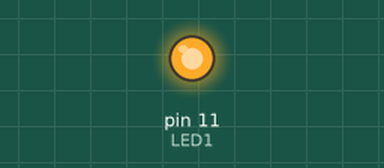
This sketch was run on a simulated Arduino Uno, built with avr-gcc and run on an emulated ATmega328P. Parts: output pins drawn as LEDs (lit = HIGH).

Above: at 1.5 s.
At 4.5 s:
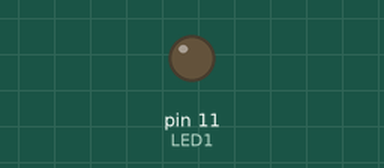
Timing chart, 0 to 7.8 s (numbered marks = the images above):
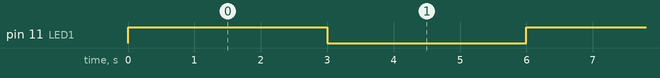

Measured:
- by itself, pin 11 (LED1): alternates HIGH for 3.0 s and LOW for 3.0 s

The sketch:

LED_basic_Code.ino
```cpp
int LED1 = 11;

void setup() {
pinMode(LED1, OUTPUT);

}

void loop() {
 digitalWrite (LED1, HIGH);
 delay(3000);
 digitalWrite(LED1, LOW);
 delay(3000);
}
```
